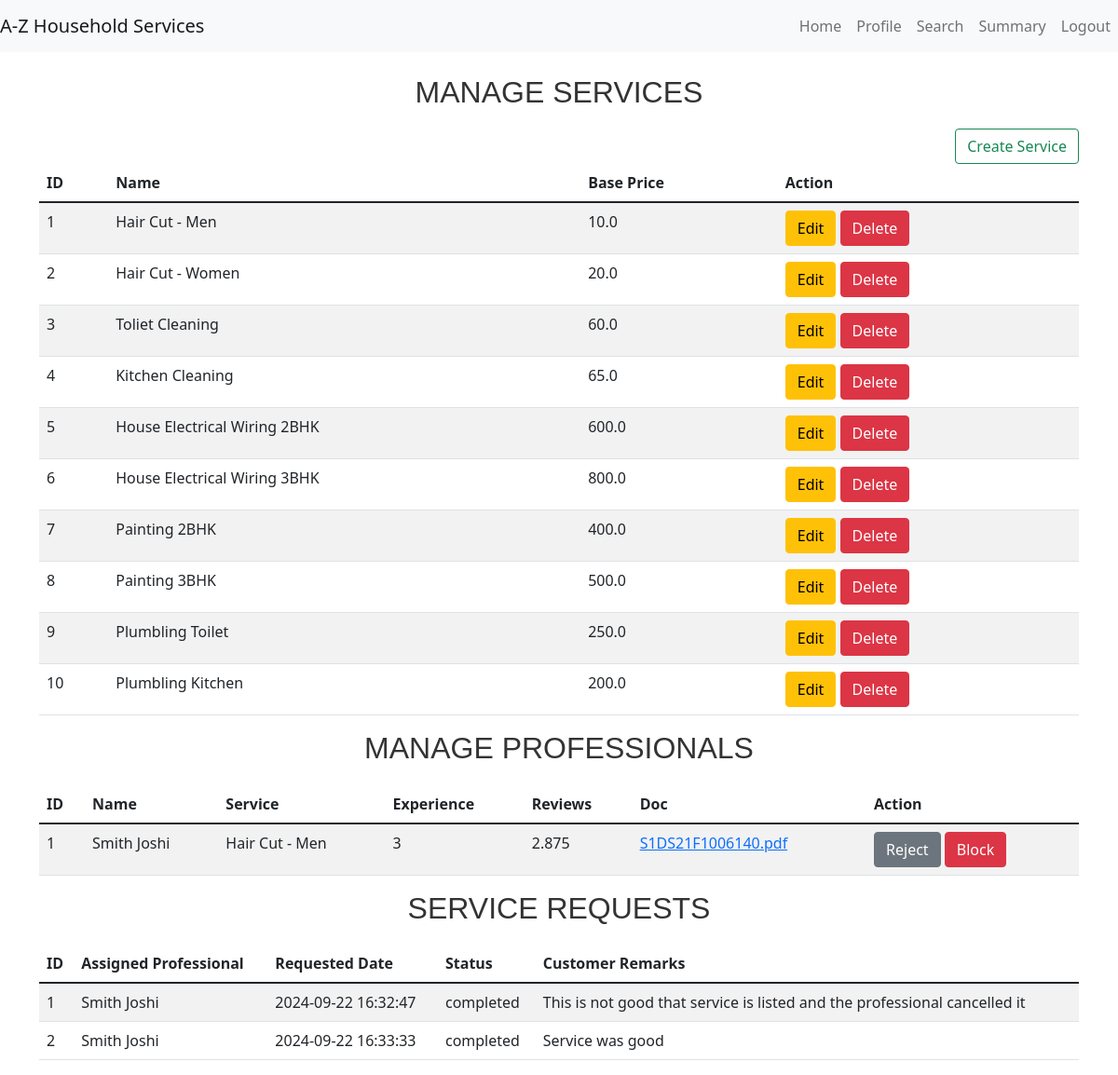
The app's page /admin/dashboard (signed in), older data.
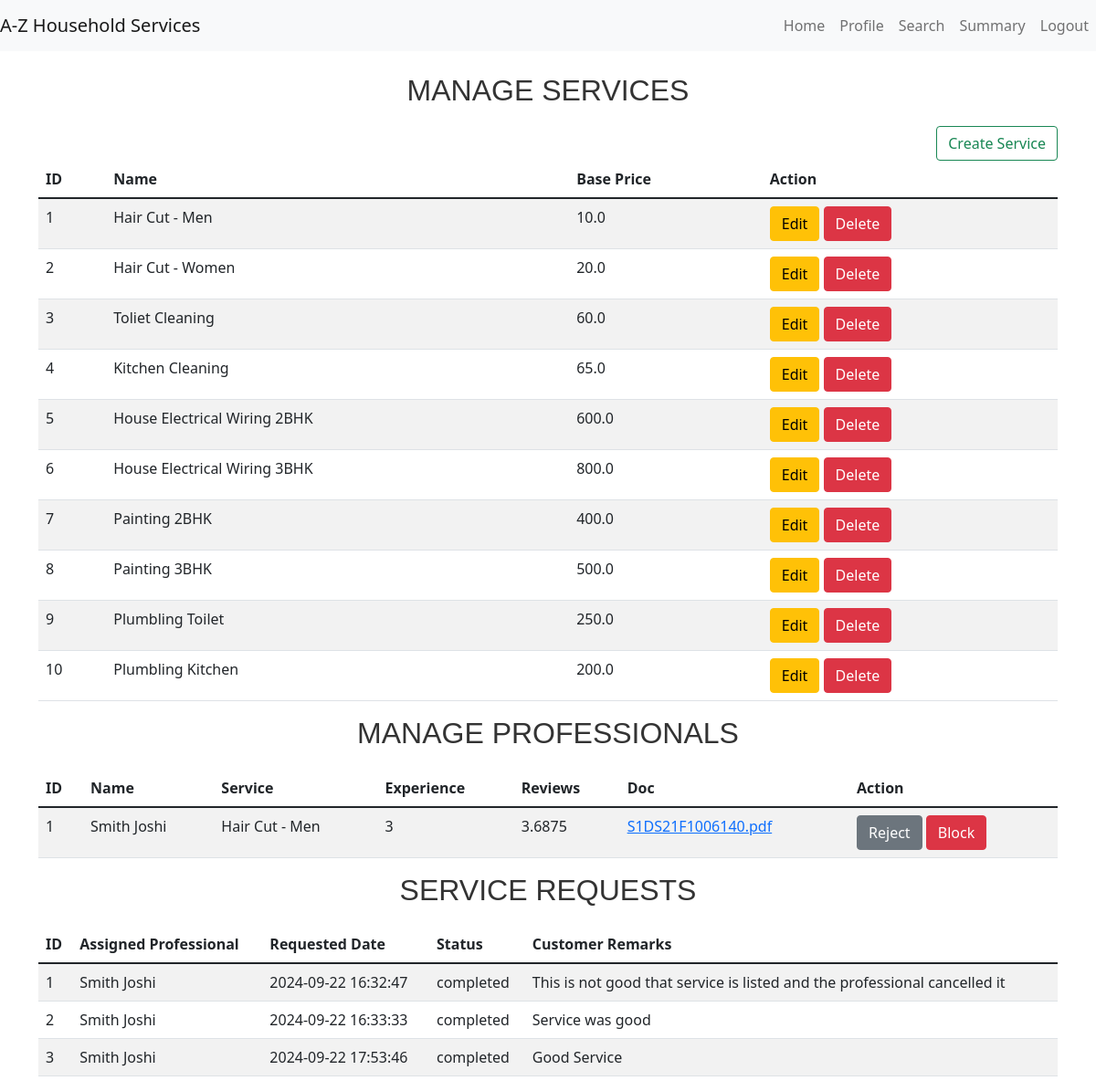
The same page, newer data.
### models.py (models this page shows, shortened)
class Service(db.Model):
    __tablename__ = 'services'
    id = db.Column(db.Integer, primary_key=True)
    name = db.Column(db.String(100), nullable=False)
    price = db.Column(db.Float, nullable=False)
    description = db.Column(db.String(200))
    service_type = db.Column(db.String(50))

class ProfessionalProfile(db.Model):
    __tablename__ = 'professional_profiles'
    id = db.Column(db.Integer, primary_key=True)
    user_id = db.Column(db.Integer, db.ForeignKey('users.id'))
    full_name = db.Column(db.String(100), nullable=False)
    service_type = db.Column(db.String(100), nullable=False)
    experience = db.Column(db.String(100), nullable=False)
    filename = db.Column(db.String(120), nullable=False)
    uploaded_at = db.Column(db.DateTime, default=db.func.current_timestamp())
    address = db.Column(db.String(200),nullable=False)
    pin_code = db.Column(db.String(6), nullable=False)
    reviews = db.Column(db.Float, default=0)

class User(db.Model):
    __tablename__ = 'users'
    id = db.Column(db.Integer, primary_key=True)
    username = db.Column(db.String(100), nullable=False, unique=True)
    password = db.Column(db.String(200), nullable=False)
    role = db.Column(db.String(20), nullable=False)  # Admin, Professional, Customer
    date_created = db.Column(db.DateTime, default=db.func.current_timestamp())
    approve = db.Column(db.Boolean, default=False)
    blocked = db.Column(db.Boolean, default=True)

class ServiceRequest(db.Model):
    __tablename__ = 'service_requests'
    id = db.Column(db.Integer, primary_key=True)
    service_id = db.Column(db.Integer, db.ForeignKey('services.id'))
    customer_id = db.Column(db.Integer, db.ForeignKey('users.id'))
    professional_id = db.Column(db.Integer, db.ForeignKey('users.id'), nullable=True)
    date_of_request = db.Column(db.DateTime, default=db.func.current_timestamp())
    date_of_accept_reject = db.Column(db.DateTime, nullable=True)
    date_of_completion = db.Column(db.DateTime, nullable=True)
    service_status = db.Column(db.String(20))  # requested, accepted, rejected , completed
    remarks = db.Column(db.String(200))

### app.py (the view)
@app.route('/admin/dashboard')
def admin_dashboard():
    if 'admin_user_id' in session:
        user_dict={}
        prof_dict ={}
        service_type={}
        services = Service.query.all()
        professional_profile = ProfessionalProfile.query.all()
        for profile in professional_profile:
            user_dict[profile.user_id] = User.query.filter_by(id=profile.user_id).first()
            service_type[profile.user_id] = Service.query.filter_by(id=profile.service_type).first()
            prof_dict[profile.user_id] = profile
        service_requests = ServiceRequest.query.all()
        return render_template('admin_dashboard.html', services=services, professional_profile=professional_profile, customer_profile=customer_profile, service_requests=service_requests,user_dict=user_dict,service_type=service_type,prof_dict=prof_dict)
    return redirect(url_for('admin_login'))

### app.py (called while the page is built)
@app.before_request
def create_tables():
    global first_request
    if first_request:
        db.create_all()
        first_request = False

### templates/admin_dashboard.html (shortened to what this page needs)
{% extends "base.html" %}
{% block content %}
<div class="row">
    <div class="col-md-12">
        <h3>Manage Services</h3>
        <div class="d-flex justify-content-end">
            <a href="{{ url_for('create_services') }}"  class="btn btn-outline-success">Create Service</a>
        </div>
        <table class="table table-striped">
            <thead>
                <tr>
                    <th>ID</th>
                    <th>Name</th>
                    <th>Base Price</th>
                    <th>Action</th>
                </tr>
            </thead>
            <tbody>
                {% for service in services %}
                <tr>
                    <td>{{ service.id }}</td>
                    <td>{{ service.name }}</td>
                    <td>{{ service.price }}</td>
                    <td>
                        <a href="/admin/services/update_service/{{ service.id }}" class="btn btn-warning">Edit</a>
                        <a href="/admin/services/delete_service/{{ service.id }}" class="btn btn-danger">Delete</a>
                    </td>
                </tr>
                {% endfor %}
            </tbody>
        </table>
        <h3>Manage Professionals</h3>
        <table class="table table-striped">
            <thead>
                <tr>
                    <th>ID</th>
                    <th>Name</th>
                    <th>Service</th>
                    <th>Experience</th>
                    <th>Reviews</th>
                    <th>Doc</th>
                    <th>Action</th>
                </tr>
            </thead>
            <tbody>
                {% for professional in professional_profile %}
                <tr>
                    <td>{{ professional.id }}</td>
                    <td>{{ professional.full_name }}</td>
                    <td>{{ service_type[professional.user_id].name }}</td>
                    <td>{{ professional.experience }}</td>
                    <td>{{ professional.reviews }}</td>
                    <td><a href="/download/{{ professional.filename }}"  >{{ professional.filename }}</a></td>
                    <td>
                        <a href="/admin/manage_user/{{ professional.user_id }}/approve/{{user_dict[professional.user_id].approve}}" class="btn {{ 'btn-secondary' if user_dict[professional.user_id].approve else 'btn-success' }}">{{ 'Reject' if user_dict[professional.user_id].approve else 'Approve' }}</a>
                        <a href="/admin/manage_user/{{ professional.user_id }}/blocked/{{user_dict[professional.user_id].blocked}}" class="btn {{ 'btn-success' if user_dict[professional.user_id].blocked else 'btn-danger' }}">{{ 'Unblock' if user_dict[professional.user_id].blocked else 'Block' }}</a>
                    </td>
                </tr>
                {% endfor %}
            </tbody>
        </table>
        <h3>Service Requests</h3>
        <table class="table table-striped">
            <thead>
                <tr>
                    <th>ID</th>
                    <th>Assigned Professional</th>
                    <th>Requested Date</th>
                    <th>Status</th>
                    <th>Customer Remarks</th>
                </tr>
            </thead>
            <tbody>
                {% for service_request in service_requests%}
                <tr>
                    <td>{{ service_request.id }}</td>
                    <td>{{ prof_dict[service_request.professional_id].full_name}}</td>
                    <td>{{ service_request.date_of_request}}</td>
                    <td>{{ service_request.service_status}}</td>
                    <td>{{ service_request.remarks if service_request.remarks else ""}}</td>
                </tr>
                {% endfor %}
            </tbody>
        </table>
    </div>
</div>
{% endblock %}

### templates/base.html (shortened to what this page needs)
<!DOCTYPE html>
<html lang="en">
<head>
    <link href="https://cdn.jsdelivr.net/npm/bootstrap@5.1.3/dist/css/bootstrap.min.css" rel="stylesheet">
    <link rel="stylesheet" href="{{ url_for('static', filename='styles/styles.css') }}">
</head>
<body>
    <nav class="navbar navbar-expand-lg navbar-light bg-light">
        <a class="navbar-brand" href="/">A-Z Household Services</a>
        <div class="collapse navbar-collapse" id="navbarNav">
            <ul class="navbar-nav ms-auto">
                <li class="nav-item">
                    <a class="nav-link" href="{{ url_for(session['role'] + '_dashboard') }}">Home</a>
                </li>
                <li class="nav-item">
                    <a class="nav-link" href="{{ url_for(session['role'] + '_profile') }}">Profile</a>
                </li>
                    <a class="nav-link" href="{{ url_for(session['role'] + '_search') }}">Search</a>
                    <a class="nav-link" href="{{ url_for(session['role'] + '_summary') }}">Summary</a>
                <li class="nav-item">
                    <a class="nav-link" href="{{ url_for('logout') }}">Logout</a>
                </li>
            </ul>
        </div>
    </nav>
    <div class="container mt-4">
        {% block content %} {% endblock %}
    </div>
</body>
</html>

### static/styles/styles.css (style rules this page uses)
h3 { font-family: 'Arial', sans-serif; font-size: 32px; color: #333; text-align: center; margin-bottom: 20px; text-transform: uppercase; }

Row changes from the older to the newer data that the page shows:
changed ProfessionalProfile "Smith Joshi": reviews "2.875" → "3.6875"
added ServiceRequest: id "3", {{ prof_dict[service_request.professional_id].full_name }} "Smith Joshi", date_of_request "2024-09-22 17:53:46", service_status "completed", remarks "Good Service"
